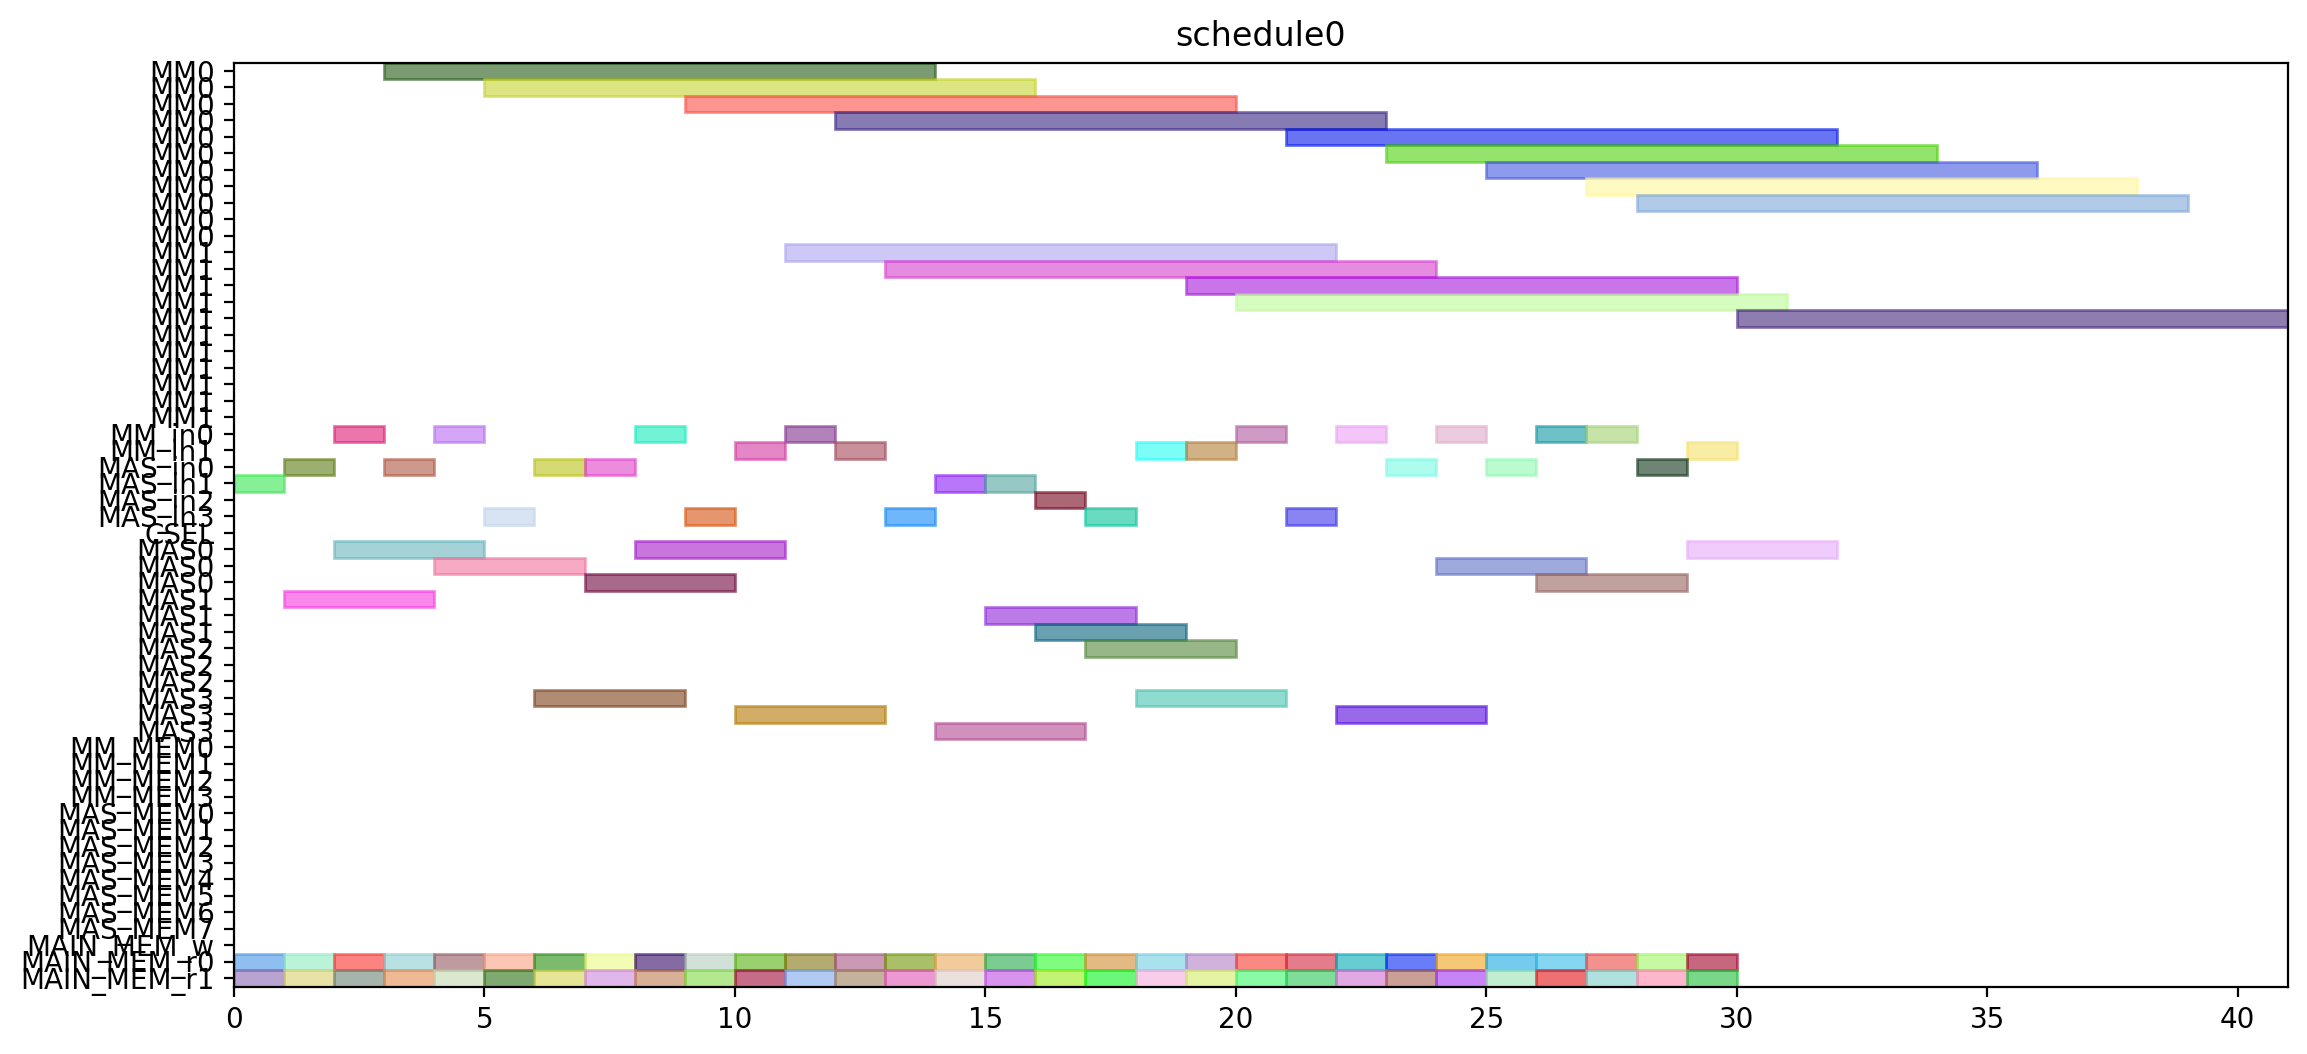

Python code for this plot:
from pyschedule import Scenario, solvers, plotters, alt


def solve():
	horizon = 120
	S = Scenario("schedule0", horizon=horizon)

	# resource
	MM = S.Resources('MM', num=2, size=11)
	MM_in = S.Resources('MM_in', num=2)
	MAS_in = S.Resources('MAS_in', num=4)
	CSEL = S.Resource('CSEL')
	MAS = S.Resources('MAS', num=4, size=3, periods=range(1, horizon))
	MM_MEM = S.Resources('MM_MEM', num=4)
	MAS_MEM = S.Resources('MAS_MEM', num=8)
	MAIN_MEM_w = S.Resource('MAIN_MEM_w', size=1)
	MAIN_MEM_r = S.Resources('MAIN_MEM_r', num=2)

	# result of previous scheduling

	# new tasks
	r1_t0 = S.Task('r1_t0', length=11, delay_cost=1)
	r1_t0 += alt(MM)
	r1_t0_in = S.Task('r1_t0_in', length=1, delay_cost=1)
	r1_t0_in += alt(MM_in)
	S += r1_t0_in*MM_in[0]<=r1_t0*MM[0]
	S += r1_t0_in*MM_in[1]<=r1_t0*MM[1]
	r1_t0_mem0 = S.Task('r1_t0_mem0', length=1, delay_cost=1)
	r1_t0_mem0 += MAIN_MEM_r[0]
	S += r1_t0_mem0 <= r1_t0

	r1_t0_mem1 = S.Task('r1_t0_mem1', length=1, delay_cost=1)
	r1_t0_mem1 += MAIN_MEM_r[1]
	S += r1_t0_mem1 <= r1_t0

	r1_t1 = S.Task('r1_t1', length=11, delay_cost=1)
	r1_t1 += alt(MM)
	r1_t1_in = S.Task('r1_t1_in', length=1, delay_cost=1)
	r1_t1_in += alt(MM_in)
	S += r1_t1_in*MM_in[0]<=r1_t1*MM[0]
	S += r1_t1_in*MM_in[1]<=r1_t1*MM[1]
	r1_t1_mem0 = S.Task('r1_t1_mem0', length=1, delay_cost=1)
	r1_t1_mem0 += MAIN_MEM_r[0]
	S += r1_t1_mem0 <= r1_t1

	r1_t1_mem1 = S.Task('r1_t1_mem1', length=1, delay_cost=1)
	r1_t1_mem1 += MAIN_MEM_r[1]
	S += r1_t1_mem1 <= r1_t1

	r1_t2 = S.Task('r1_t2', length=3, delay_cost=1)
	r1_t2 += alt(MAS)
	r1_t2_in = S.Task('r1_t2_in', length=1, delay_cost=1)
	r1_t2_in += alt(MAS_in)
	S += r1_t2_in*MAS_in[0]<=r1_t2*MAS[0]

	S += r1_t2_in*MAS_in[1]<=r1_t2*MAS[1]

	S += r1_t2_in*MAS_in[2]<=r1_t2*MAS[2]

	S += r1_t2_in*MAS_in[3]<=r1_t2*MAS[3]

	r1_t2_mem0 = S.Task('r1_t2_mem0', length=1, delay_cost=1)
	r1_t2_mem0 += MAIN_MEM_r[0]
	S += r1_t2_mem0 <= r1_t2

	r1_t2_mem1 = S.Task('r1_t2_mem1', length=1, delay_cost=1)
	r1_t2_mem1 += MAIN_MEM_r[1]
	S += r1_t2_mem1 <= r1_t2

	r1_t3 = S.Task('r1_t3', length=3, delay_cost=1)
	r1_t3 += alt(MAS)
	r1_t3_in = S.Task('r1_t3_in', length=1, delay_cost=1)
	r1_t3_in += alt(MAS_in)
	S += r1_t3_in*MAS_in[0]<=r1_t3*MAS[0]

	S += r1_t3_in*MAS_in[1]<=r1_t3*MAS[1]

	S += r1_t3_in*MAS_in[2]<=r1_t3*MAS[2]

	S += r1_t3_in*MAS_in[3]<=r1_t3*MAS[3]

	r1_t3_mem0 = S.Task('r1_t3_mem0', length=1, delay_cost=1)
	r1_t3_mem0 += MAIN_MEM_r[0]
	S += r1_t3_mem0 <= r1_t3

	r1_t3_mem1 = S.Task('r1_t3_mem1', length=1, delay_cost=1)
	r1_t3_mem1 += MAIN_MEM_r[1]
	S += r1_t3_mem1 <= r1_t3

	r3_t0 = S.Task('r3_t0', length=11, delay_cost=1)
	r3_t0 += alt(MM)
	r3_t0_in = S.Task('r3_t0_in', length=1, delay_cost=1)
	r3_t0_in += alt(MM_in)
	S += r3_t0_in*MM_in[0]<=r3_t0*MM[0]
	S += r3_t0_in*MM_in[1]<=r3_t0*MM[1]
	r3_t0_mem0 = S.Task('r3_t0_mem0', length=1, delay_cost=1)
	r3_t0_mem0 += MAIN_MEM_r[0]
	S += r3_t0_mem0 <= r3_t0

	r3_t0_mem1 = S.Task('r3_t0_mem1', length=1, delay_cost=1)
	r3_t0_mem1 += MAIN_MEM_r[1]
	S += r3_t0_mem1 <= r3_t0

	r3_t1 = S.Task('r3_t1', length=11, delay_cost=1)
	r3_t1 += alt(MM)
	r3_t1_in = S.Task('r3_t1_in', length=1, delay_cost=1)
	r3_t1_in += alt(MM_in)
	S += r3_t1_in*MM_in[0]<=r3_t1*MM[0]
	S += r3_t1_in*MM_in[1]<=r3_t1*MM[1]
	r3_t1_mem0 = S.Task('r3_t1_mem0', length=1, delay_cost=1)
	r3_t1_mem0 += MAIN_MEM_r[0]
	S += r3_t1_mem0 <= r3_t1

	r3_t1_mem1 = S.Task('r3_t1_mem1', length=1, delay_cost=1)
	r3_t1_mem1 += MAIN_MEM_r[1]
	S += r3_t1_mem1 <= r3_t1

	r3_t2 = S.Task('r3_t2', length=3, delay_cost=1)
	r3_t2 += alt(MAS)
	r3_t2_in = S.Task('r3_t2_in', length=1, delay_cost=1)
	r3_t2_in += alt(MAS_in)
	S += r3_t2_in*MAS_in[0]<=r3_t2*MAS[0]

	S += r3_t2_in*MAS_in[1]<=r3_t2*MAS[1]

	S += r3_t2_in*MAS_in[2]<=r3_t2*MAS[2]

	S += r3_t2_in*MAS_in[3]<=r3_t2*MAS[3]

	r3_t2_mem0 = S.Task('r3_t2_mem0', length=1, delay_cost=1)
	r3_t2_mem0 += MAIN_MEM_r[0]
	S += r3_t2_mem0 <= r3_t2

	r3_t2_mem1 = S.Task('r3_t2_mem1', length=1, delay_cost=1)
	r3_t2_mem1 += MAIN_MEM_r[1]
	S += r3_t2_mem1 <= r3_t2

	r3_t3 = S.Task('r3_t3', length=3, delay_cost=1)
	r3_t3 += alt(MAS)
	r3_t3_in = S.Task('r3_t3_in', length=1, delay_cost=1)
	r3_t3_in += alt(MAS_in)
	S += r3_t3_in*MAS_in[0]<=r3_t3*MAS[0]

	S += r3_t3_in*MAS_in[1]<=r3_t3*MAS[1]

	S += r3_t3_in*MAS_in[2]<=r3_t3*MAS[2]

	S += r3_t3_in*MAS_in[3]<=r3_t3*MAS[3]

	r3_t3_mem0 = S.Task('r3_t3_mem0', length=1, delay_cost=1)
	r3_t3_mem0 += MAIN_MEM_r[0]
	S += r3_t3_mem0 <= r3_t3

	r3_t3_mem1 = S.Task('r3_t3_mem1', length=1, delay_cost=1)
	r3_t3_mem1 += MAIN_MEM_r[1]
	S += r3_t3_mem1 <= r3_t3

	r4_t0 = S.Task('r4_t0', length=11, delay_cost=1)
	r4_t0 += alt(MM)
	r4_t0_in = S.Task('r4_t0_in', length=1, delay_cost=1)
	r4_t0_in += alt(MM_in)
	S += r4_t0_in*MM_in[0]<=r4_t0*MM[0]
	S += r4_t0_in*MM_in[1]<=r4_t0*MM[1]
	r4_t0_mem0 = S.Task('r4_t0_mem0', length=1, delay_cost=1)
	r4_t0_mem0 += MAIN_MEM_r[0]
	S += r4_t0_mem0 <= r4_t0

	r4_t0_mem1 = S.Task('r4_t0_mem1', length=1, delay_cost=1)
	r4_t0_mem1 += MAIN_MEM_r[1]
	S += r4_t0_mem1 <= r4_t0

	r4_t1 = S.Task('r4_t1', length=11, delay_cost=1)
	r4_t1 += alt(MM)
	r4_t1_in = S.Task('r4_t1_in', length=1, delay_cost=1)
	r4_t1_in += alt(MM_in)
	S += r4_t1_in*MM_in[0]<=r4_t1*MM[0]
	S += r4_t1_in*MM_in[1]<=r4_t1*MM[1]
	r4_t1_mem0 = S.Task('r4_t1_mem0', length=1, delay_cost=1)
	r4_t1_mem0 += MAIN_MEM_r[0]
	S += r4_t1_mem0 <= r4_t1

	r4_t1_mem1 = S.Task('r4_t1_mem1', length=1, delay_cost=1)
	r4_t1_mem1 += MAIN_MEM_r[1]
	S += r4_t1_mem1 <= r4_t1

	r4_t2 = S.Task('r4_t2', length=3, delay_cost=1)
	r4_t2 += alt(MAS)
	r4_t2_in = S.Task('r4_t2_in', length=1, delay_cost=1)
	r4_t2_in += alt(MAS_in)
	S += r4_t2_in*MAS_in[0]<=r4_t2*MAS[0]

	S += r4_t2_in*MAS_in[1]<=r4_t2*MAS[1]

	S += r4_t2_in*MAS_in[2]<=r4_t2*MAS[2]

	S += r4_t2_in*MAS_in[3]<=r4_t2*MAS[3]

	r4_t2_mem0 = S.Task('r4_t2_mem0', length=1, delay_cost=1)
	r4_t2_mem0 += MAIN_MEM_r[0]
	S += r4_t2_mem0 <= r4_t2

	r4_t2_mem1 = S.Task('r4_t2_mem1', length=1, delay_cost=1)
	r4_t2_mem1 += MAIN_MEM_r[1]
	S += r4_t2_mem1 <= r4_t2

	r4_t3 = S.Task('r4_t3', length=3, delay_cost=1)
	r4_t3 += alt(MAS)
	r4_t3_in = S.Task('r4_t3_in', length=1, delay_cost=1)
	r4_t3_in += alt(MAS_in)
	S += r4_t3_in*MAS_in[0]<=r4_t3*MAS[0]

	S += r4_t3_in*MAS_in[1]<=r4_t3*MAS[1]

	S += r4_t3_in*MAS_in[2]<=r4_t3*MAS[2]

	S += r4_t3_in*MAS_in[3]<=r4_t3*MAS[3]

	r4_t3_mem0 = S.Task('r4_t3_mem0', length=1, delay_cost=1)
	r4_t3_mem0 += MAIN_MEM_r[0]
	S += r4_t3_mem0 <= r4_t3

	r4_t3_mem1 = S.Task('r4_t3_mem1', length=1, delay_cost=1)
	r4_t3_mem1 += MAIN_MEM_r[1]
	S += r4_t3_mem1 <= r4_t3

	r5_t0 = S.Task('r5_t0', length=11, delay_cost=1)
	r5_t0 += alt(MM)
	r5_t0_in = S.Task('r5_t0_in', length=1, delay_cost=1)
	r5_t0_in += alt(MM_in)
	S += r5_t0_in*MM_in[0]<=r5_t0*MM[0]
	S += r5_t0_in*MM_in[1]<=r5_t0*MM[1]
	r5_t0_mem0 = S.Task('r5_t0_mem0', length=1, delay_cost=1)
	r5_t0_mem0 += MAIN_MEM_r[0]
	S += r5_t0_mem0 <= r5_t0

	r5_t0_mem1 = S.Task('r5_t0_mem1', length=1, delay_cost=1)
	r5_t0_mem1 += MAIN_MEM_r[1]
	S += r5_t0_mem1 <= r5_t0

	r5_t1 = S.Task('r5_t1', length=11, delay_cost=1)
	r5_t1 += alt(MM)
	r5_t1_in = S.Task('r5_t1_in', length=1, delay_cost=1)
	r5_t1_in += alt(MM_in)
	S += r5_t1_in*MM_in[0]<=r5_t1*MM[0]
	S += r5_t1_in*MM_in[1]<=r5_t1*MM[1]
	r5_t1_mem0 = S.Task('r5_t1_mem0', length=1, delay_cost=1)
	r5_t1_mem0 += MAIN_MEM_r[0]
	S += r5_t1_mem0 <= r5_t1

	r5_t1_mem1 = S.Task('r5_t1_mem1', length=1, delay_cost=1)
	r5_t1_mem1 += MAIN_MEM_r[1]
	S += r5_t1_mem1 <= r5_t1

	r5_t2 = S.Task('r5_t2', length=3, delay_cost=1)
	r5_t2 += alt(MAS)
	r5_t2_in = S.Task('r5_t2_in', length=1, delay_cost=1)
	r5_t2_in += alt(MAS_in)
	S += r5_t2_in*MAS_in[0]<=r5_t2*MAS[0]

	S += r5_t2_in*MAS_in[1]<=r5_t2*MAS[1]

	S += r5_t2_in*MAS_in[2]<=r5_t2*MAS[2]

	S += r5_t2_in*MAS_in[3]<=r5_t2*MAS[3]

	r5_t2_mem0 = S.Task('r5_t2_mem0', length=1, delay_cost=1)
	r5_t2_mem0 += MAIN_MEM_r[0]
	S += r5_t2_mem0 <= r5_t2

	r5_t2_mem1 = S.Task('r5_t2_mem1', length=1, delay_cost=1)
	r5_t2_mem1 += MAIN_MEM_r[1]
	S += r5_t2_mem1 <= r5_t2

	r5_t3 = S.Task('r5_t3', length=3, delay_cost=1)
	r5_t3 += alt(MAS)
	r5_t3_in = S.Task('r5_t3_in', length=1, delay_cost=1)
	r5_t3_in += alt(MAS_in)
	S += r5_t3_in*MAS_in[0]<=r5_t3*MAS[0]

	S += r5_t3_in*MAS_in[1]<=r5_t3*MAS[1]

	S += r5_t3_in*MAS_in[2]<=r5_t3*MAS[2]

	S += r5_t3_in*MAS_in[3]<=r5_t3*MAS[3]

	r5_t3_mem0 = S.Task('r5_t3_mem0', length=1, delay_cost=1)
	r5_t3_mem0 += MAIN_MEM_r[0]
	S += r5_t3_mem0 <= r5_t3

	r5_t3_mem1 = S.Task('r5_t3_mem1', length=1, delay_cost=1)
	r5_t3_mem1 += MAIN_MEM_r[1]
	S += r5_t3_mem1 <= r5_t3

	r6_t0 = S.Task('r6_t0', length=11, delay_cost=1)
	r6_t0 += alt(MM)
	r6_t0_in = S.Task('r6_t0_in', length=1, delay_cost=1)
	r6_t0_in += alt(MM_in)
	S += r6_t0_in*MM_in[0]<=r6_t0*MM[0]
	S += r6_t0_in*MM_in[1]<=r6_t0*MM[1]
	r6_t0_mem0 = S.Task('r6_t0_mem0', length=1, delay_cost=1)
	r6_t0_mem0 += MAIN_MEM_r[0]
	S += r6_t0_mem0 <= r6_t0

	r6_t0_mem1 = S.Task('r6_t0_mem1', length=1, delay_cost=1)
	r6_t0_mem1 += MAIN_MEM_r[1]
	S += r6_t0_mem1 <= r6_t0

	r6_t1 = S.Task('r6_t1', length=11, delay_cost=1)
	r6_t1 += alt(MM)
	r6_t1_in = S.Task('r6_t1_in', length=1, delay_cost=1)
	r6_t1_in += alt(MM_in)
	S += r6_t1_in*MM_in[0]<=r6_t1*MM[0]
	S += r6_t1_in*MM_in[1]<=r6_t1*MM[1]
	r6_t1_mem0 = S.Task('r6_t1_mem0', length=1, delay_cost=1)
	r6_t1_mem0 += MAIN_MEM_r[0]
	S += r6_t1_mem0 <= r6_t1

	r6_t1_mem1 = S.Task('r6_t1_mem1', length=1, delay_cost=1)
	r6_t1_mem1 += MAIN_MEM_r[1]
	S += r6_t1_mem1 <= r6_t1

	r6_t2 = S.Task('r6_t2', length=3, delay_cost=1)
	r6_t2 += alt(MAS)
	r6_t2_in = S.Task('r6_t2_in', length=1, delay_cost=1)
	r6_t2_in += alt(MAS_in)
	S += r6_t2_in*MAS_in[0]<=r6_t2*MAS[0]

	S += r6_t2_in*MAS_in[1]<=r6_t2*MAS[1]

	S += r6_t2_in*MAS_in[2]<=r6_t2*MAS[2]

	S += r6_t2_in*MAS_in[3]<=r6_t2*MAS[3]

	r6_t2_mem0 = S.Task('r6_t2_mem0', length=1, delay_cost=1)
	r6_t2_mem0 += MAIN_MEM_r[0]
	S += r6_t2_mem0 <= r6_t2

	r6_t2_mem1 = S.Task('r6_t2_mem1', length=1, delay_cost=1)
	r6_t2_mem1 += MAIN_MEM_r[1]
	S += r6_t2_mem1 <= r6_t2

	r6_t3 = S.Task('r6_t3', length=3, delay_cost=1)
	r6_t3 += alt(MAS)
	r6_t3_in = S.Task('r6_t3_in', length=1, delay_cost=1)
	r6_t3_in += alt(MAS_in)
	S += r6_t3_in*MAS_in[0]<=r6_t3*MAS[0]

	S += r6_t3_in*MAS_in[1]<=r6_t3*MAS[1]

	S += r6_t3_in*MAS_in[2]<=r6_t3*MAS[2]

	S += r6_t3_in*MAS_in[3]<=r6_t3*MAS[3]

	r6_t3_mem0 = S.Task('r6_t3_mem0', length=1, delay_cost=1)
	r6_t3_mem0 += MAIN_MEM_r[0]
	S += r6_t3_mem0 <= r6_t3

	r6_t3_mem1 = S.Task('r6_t3_mem1', length=1, delay_cost=1)
	r6_t3_mem1 += MAIN_MEM_r[1]
	S += r6_t3_mem1 <= r6_t3

	r9_t2 = S.Task('r9_t2', length=3, delay_cost=1)
	r9_t2 += alt(MAS)
	r9_t2_in = S.Task('r9_t2_in', length=1, delay_cost=1)
	r9_t2_in += alt(MAS_in)
	S += r9_t2_in*MAS_in[0]<=r9_t2*MAS[0]

	S += r9_t2_in*MAS_in[1]<=r9_t2*MAS[1]

	S += r9_t2_in*MAS_in[2]<=r9_t2*MAS[2]

	S += r9_t2_in*MAS_in[3]<=r9_t2*MAS[3]

	r9_t2_mem0 = S.Task('r9_t2_mem0', length=1, delay_cost=1)
	r9_t2_mem0 += MAIN_MEM_r[0]
	S += r9_t2_mem0 <= r9_t2

	r9_t2_mem1 = S.Task('r9_t2_mem1', length=1, delay_cost=1)
	r9_t2_mem1 += MAIN_MEM_r[1]
	S += r9_t2_mem1 <= r9_t2

	r12_t0 = S.Task('r12_t0', length=11, delay_cost=1)
	r12_t0 += alt(MM)
	r12_t0_in = S.Task('r12_t0_in', length=1, delay_cost=1)
	r12_t0_in += alt(MM_in)
	S += r12_t0_in*MM_in[0]<=r12_t0*MM[0]
	S += r12_t0_in*MM_in[1]<=r12_t0*MM[1]
	r12_t0_mem0 = S.Task('r12_t0_mem0', length=1, delay_cost=1)
	r12_t0_mem0 += MAIN_MEM_r[0]
	S += r12_t0_mem0 <= r12_t0

	r12_t0_mem1 = S.Task('r12_t0_mem1', length=1, delay_cost=1)
	r12_t0_mem1 += MAIN_MEM_r[1]
	S += r12_t0_mem1 <= r12_t0

	r12_t1 = S.Task('r12_t1', length=11, delay_cost=1)
	r12_t1 += alt(MM)
	r12_t1_in = S.Task('r12_t1_in', length=1, delay_cost=1)
	r12_t1_in += alt(MM_in)
	S += r12_t1_in*MM_in[0]<=r12_t1*MM[0]
	S += r12_t1_in*MM_in[1]<=r12_t1*MM[1]
	r12_t1_mem0 = S.Task('r12_t1_mem0', length=1, delay_cost=1)
	r12_t1_mem0 += MAIN_MEM_r[0]
	S += r12_t1_mem0 <= r12_t1

	r12_t1_mem1 = S.Task('r12_t1_mem1', length=1, delay_cost=1)
	r12_t1_mem1 += MAIN_MEM_r[1]
	S += r12_t1_mem1 <= r12_t1

	r12_t2 = S.Task('r12_t2', length=3, delay_cost=1)
	r12_t2 += alt(MAS)
	r12_t2_in = S.Task('r12_t2_in', length=1, delay_cost=1)
	r12_t2_in += alt(MAS_in)
	S += r12_t2_in*MAS_in[0]<=r12_t2*MAS[0]

	S += r12_t2_in*MAS_in[1]<=r12_t2*MAS[1]

	S += r12_t2_in*MAS_in[2]<=r12_t2*MAS[2]

	S += r12_t2_in*MAS_in[3]<=r12_t2*MAS[3]

	r12_t2_mem0 = S.Task('r12_t2_mem0', length=1, delay_cost=1)
	r12_t2_mem0 += MAIN_MEM_r[0]
	S += r12_t2_mem0 <= r12_t2

	r12_t2_mem1 = S.Task('r12_t2_mem1', length=1, delay_cost=1)
	r12_t2_mem1 += MAIN_MEM_r[1]
	S += r12_t2_mem1 <= r12_t2

	r12_t3 = S.Task('r12_t3', length=3, delay_cost=1)
	r12_t3 += alt(MAS)
	r12_t3_in = S.Task('r12_t3_in', length=1, delay_cost=1)
	r12_t3_in += alt(MAS_in)
	S += r12_t3_in*MAS_in[0]<=r12_t3*MAS[0]

	S += r12_t3_in*MAS_in[1]<=r12_t3*MAS[1]

	S += r12_t3_in*MAS_in[2]<=r12_t3*MAS[2]

	S += r12_t3_in*MAS_in[3]<=r12_t3*MAS[3]

	r12_t3_mem0 = S.Task('r12_t3_mem0', length=1, delay_cost=1)
	r12_t3_mem0 += MAIN_MEM_r[0]
	S += r12_t3_mem0 <= r12_t3

	r12_t3_mem1 = S.Task('r12_t3_mem1', length=1, delay_cost=1)
	r12_t3_mem1 += MAIN_MEM_r[1]
	S += r12_t3_mem1 <= r12_t3

	r13_t0 = S.Task('r13_t0', length=11, delay_cost=1)
	r13_t0 += alt(MM)
	r13_t0_in = S.Task('r13_t0_in', length=1, delay_cost=1)
	r13_t0_in += alt(MM_in)
	S += r13_t0_in*MM_in[0]<=r13_t0*MM[0]
	S += r13_t0_in*MM_in[1]<=r13_t0*MM[1]
	r13_t0_mem0 = S.Task('r13_t0_mem0', length=1, delay_cost=1)
	r13_t0_mem0 += MAIN_MEM_r[0]
	S += r13_t0_mem0 <= r13_t0

	r13_t0_mem1 = S.Task('r13_t0_mem1', length=1, delay_cost=1)
	r13_t0_mem1 += MAIN_MEM_r[1]
	S += r13_t0_mem1 <= r13_t0

	r13_t1 = S.Task('r13_t1', length=11, delay_cost=1)
	r13_t1 += alt(MM)
	r13_t1_in = S.Task('r13_t1_in', length=1, delay_cost=1)
	r13_t1_in += alt(MM_in)
	S += r13_t1_in*MM_in[0]<=r13_t1*MM[0]
	S += r13_t1_in*MM_in[1]<=r13_t1*MM[1]
	r13_t1_mem0 = S.Task('r13_t1_mem0', length=1, delay_cost=1)
	r13_t1_mem0 += MAIN_MEM_r[0]
	S += r13_t1_mem0 <= r13_t1

	r13_t1_mem1 = S.Task('r13_t1_mem1', length=1, delay_cost=1)
	r13_t1_mem1 += MAIN_MEM_r[1]
	S += r13_t1_mem1 <= r13_t1

	r13_t2 = S.Task('r13_t2', length=3, delay_cost=1)
	r13_t2 += alt(MAS)
	r13_t2_in = S.Task('r13_t2_in', length=1, delay_cost=1)
	r13_t2_in += alt(MAS_in)
	S += r13_t2_in*MAS_in[0]<=r13_t2*MAS[0]

	S += r13_t2_in*MAS_in[1]<=r13_t2*MAS[1]

	S += r13_t2_in*MAS_in[2]<=r13_t2*MAS[2]

	S += r13_t2_in*MAS_in[3]<=r13_t2*MAS[3]

	r13_t2_mem0 = S.Task('r13_t2_mem0', length=1, delay_cost=1)
	r13_t2_mem0 += MAIN_MEM_r[0]
	S += r13_t2_mem0 <= r13_t2

	r13_t2_mem1 = S.Task('r13_t2_mem1', length=1, delay_cost=1)
	r13_t2_mem1 += MAIN_MEM_r[1]
	S += r13_t2_mem1 <= r13_t2

	r13_t3 = S.Task('r13_t3', length=3, delay_cost=1)
	r13_t3 += alt(MAS)
	r13_t3_in = S.Task('r13_t3_in', length=1, delay_cost=1)
	r13_t3_in += alt(MAS_in)
	S += r13_t3_in*MAS_in[0]<=r13_t3*MAS[0]

	S += r13_t3_in*MAS_in[1]<=r13_t3*MAS[1]

	S += r13_t3_in*MAS_in[2]<=r13_t3*MAS[2]

	S += r13_t3_in*MAS_in[3]<=r13_t3*MAS[3]

	r13_t3_mem0 = S.Task('r13_t3_mem0', length=1, delay_cost=1)
	r13_t3_mem0 += MAIN_MEM_r[0]
	S += r13_t3_mem0 <= r13_t3

	r13_t3_mem1 = S.Task('r13_t3_mem1', length=1, delay_cost=1)
	r13_t3_mem1 += MAIN_MEM_r[1]
	S += r13_t3_mem1 <= r13_t3

	r16_t3 = S.Task('r16_t3', length=3, delay_cost=1)
	r16_t3 += alt(MAS)
	r16_t3_in = S.Task('r16_t3_in', length=1, delay_cost=1)
	r16_t3_in += alt(MAS_in)
	S += r16_t3_in*MAS_in[0]<=r16_t3*MAS[0]

	S += r16_t3_in*MAS_in[1]<=r16_t3*MAS[1]

	S += r16_t3_in*MAS_in[2]<=r16_t3*MAS[2]

	S += r16_t3_in*MAS_in[3]<=r16_t3*MAS[3]

	r16_t3_mem0 = S.Task('r16_t3_mem0', length=1, delay_cost=1)
	r16_t3_mem0 += MAIN_MEM_r[0]
	S += r16_t3_mem0 <= r16_t3

	r16_t3_mem1 = S.Task('r16_t3_mem1', length=1, delay_cost=1)
	r16_t3_mem1 += MAIN_MEM_r[1]
	S += r16_t3_mem1 <= r16_t3

	solvers.mip.solve(S,msg=1,kind='CPLEX',ratio_gap=1.01)

	solution = [['hoge']*len(S.solution()[1]) for i in range(len(S.solution()))]
	for i in range(len(S.solution())):
		for j in range(len(S.solution()[i])):
			solution[i][j]=str(S.solution()[i][j])
	print(solution)

	cycles = int(solution[-1][3])

	pic_file_name = "/mnt/rose/usr1/fukuda/ABE/multiRAM_multiMAS_16mux/scheduling_result/stage11MM2_stage3MAS4/EP2_YRECOVER/schedule0.png"
	if(S.solution() != []):
		plotters.matplotlib.plot(S,img_filename=pic_file_name, show_task_labels=False, fig_size=(cycles*0.25+3, 6))

	return solution
